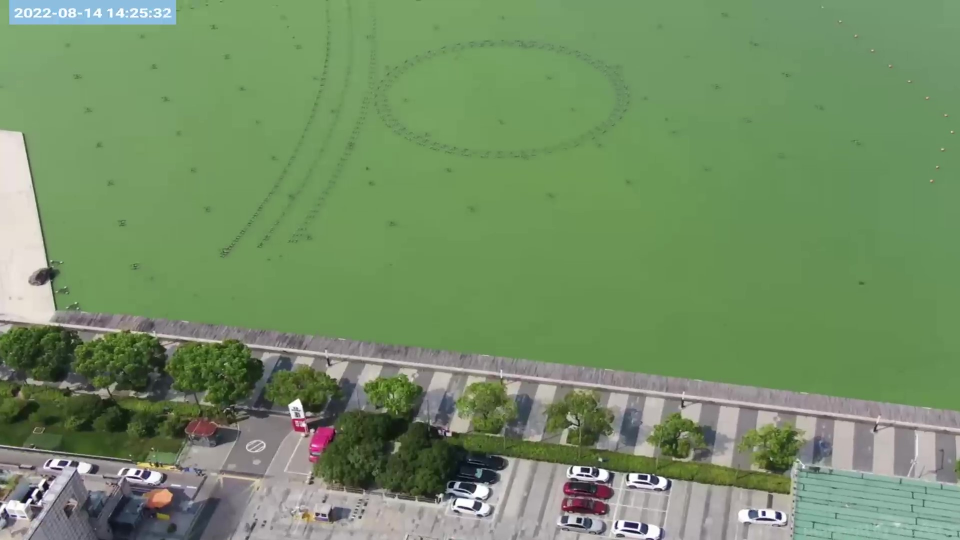
#> input picture Picmatch/ContinusePics/9.jpg, 1920 x 1080 px (shown at 1/2 size)
$ python way4.py
#> lines starting #> are read from the running program, lines starting #| are printed output that depends on the picture
"""实现对图像的缝合（注意点：需要保证左右两张图像的size一样）"""

import cv2
import numpy as np
from PIL import Image
# 设置一个至少10个匹配的条件（有MinMatchNum指定）来找目标
from matplotlib import pyplot as plt

MinMatchNum = 20
fig, ax = plt.subplots()
# 读取照片
L = cv2.imread('./ContinusePics/9.jpg')  # 左半部分
#> L is the input picture: shape (1080, 1920, 3); mean B, G, R 101.9, 142.8, 115.4
L = cv2.rotate(L,cv2.ROTATE_90_COUNTERCLOCKWISE)
#> L: shape (1920, 1080, 3)


R = cv2.imread('./ContinusePics/8.jpg')  # 右半部分
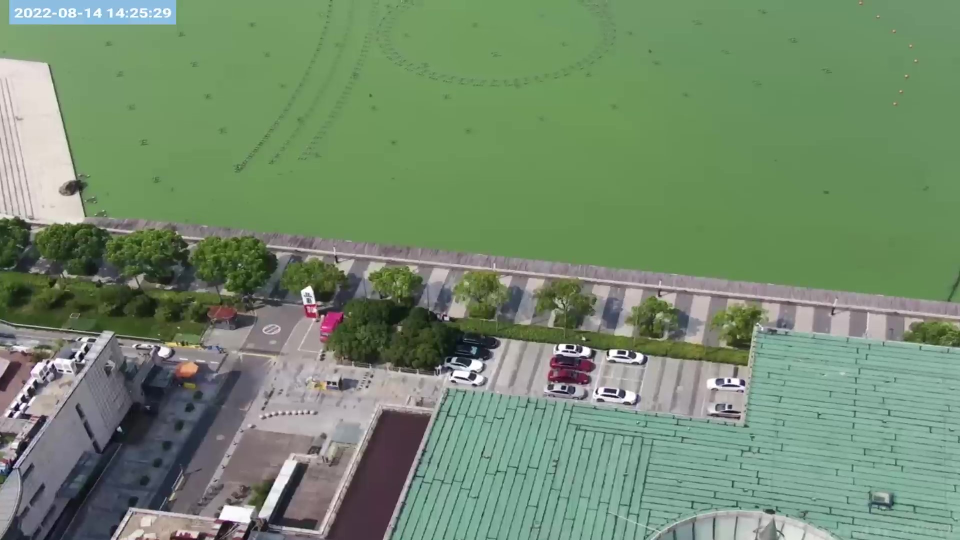
#> input picture Picmatch/ContinusePics/8.jpg, 1920 x 1080 px (shown at 1/2 size)
#> R is the input picture: shape (1080, 1920, 3); mean B, G, R 110.3, 138.8, 115.1
R = cv2.rotate(R,cv2.ROTATE_90_COUNTERCLOCKWISE)
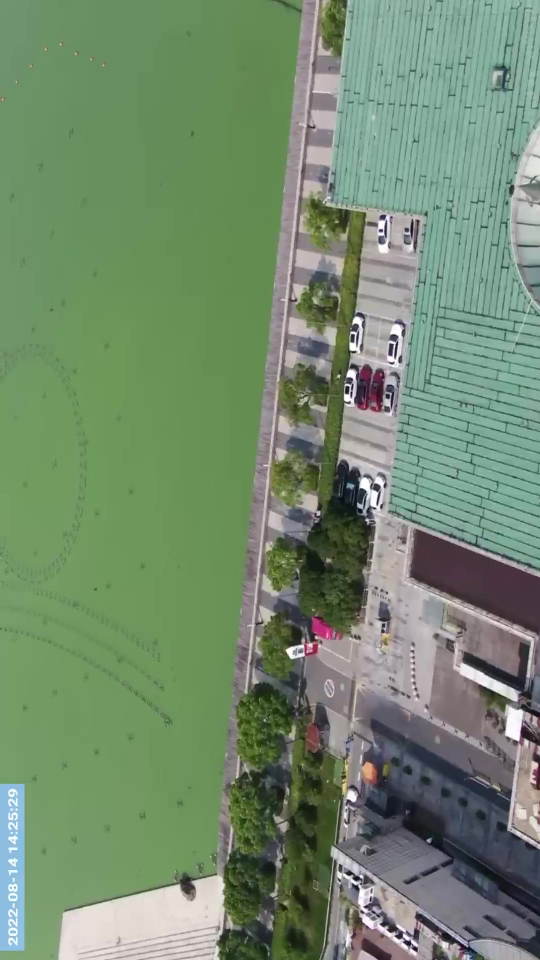
#> R: shape (1920, 1080, 3) (shown at 1/2 size); mean B, G, R 110.3, 138.8, 115.1
# 高斯滤波
L = cv2.GaussianBlur(L, (3, 3), 0)
R = cv2.GaussianBlur(R, (3, 3), 0)

# 创建sift检测器
sift = cv2.SIFT_create()

# 计算所有特征点的特征值kp和特征向量des并获取
left_kp, left_des = sift.detectAndCompute(R, None)
#> left_kp = 5752 keypoints; strongest (x, y, size): (703, 747, 11.4), (816, 1886, 7.6), (830, 1898, 6.2), (729, 967, 13.7)
right_kp, right_des = sift.detectAndCompute(L, None)
#> right_kp = 3462 keypoints; strongest (x, y, size): (1032, 362, 8.4), (949, 713, 13.1), (973, 1828, 8.8), (1001, 1861, 5.2)

# BFMatcher解决匹配，但是不好的特征值匹配较多
bf = cv2.BFMatcher()
matches = bf.knnMatch(left_des, right_des, k=2)
#> matches = 5752 matches
print(matches)
#> (printed output is left out)

# 进行特征点匹配筛选
BetterChoose = []
for i, j in matches:
    # 认为第一近的点小于第二近的点一倍以上是好的匹配BetterChoose
    if i.distance < 0.5 * j.distance:
        BetterChoose.append(i)
#> after the loop, BetterChoose = 263 matches

# 使用Ransac优化匹配结果
BetterChooseAdd = np.expand_dims(BetterChoose, 1)
match = cv2.drawMatchesKnn(L, left_kp, R, right_kp, BetterChooseAdd[:30], None, flags=2)
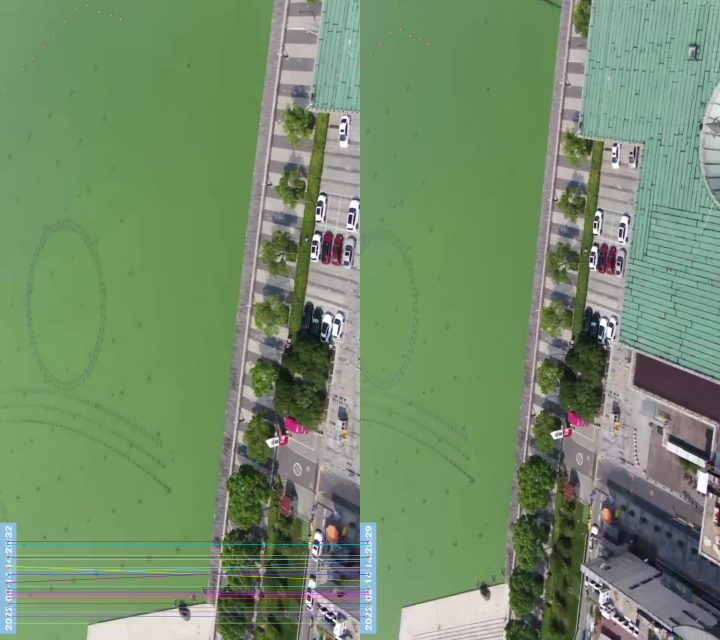
#> match: shape (1920, 2160, 3) (shown at 1/3 size); mean B, G, R 106.6, 140.8, 115.6

# 判断是否当前模型已经符合超过MinMatchNum个点
if len(BetterChoose) > MinMatchNum:
    # 获取关键点的坐标
    src_pts = np.float32([left_kp[m.queryIdx].pt for m in BetterChoose]).reshape(-1, 1, 2)
#> src_pts = 263 rows, first 8: [19.06, 1835.6], [19.25, 1849.1], [19.86, 1747.5], [20.15, 1676.7], [20.15, 1676.7], [20.32, 1702.8], [20.98, 1698.1], [21.2, 1821.1]
    dst_pts = np.float32([right_kp[m.trainIdx].pt for m in BetterChoose]).reshape(-1, 1, 2)
#> dst_pts = 263 rows, first 8: [19.14, 1835.7], [19.45, 1849.4], [20.08, 1702.7], [20.17, 1676.7], [20.17, 1676.7], [20.08, 1702.7], [20.79, 1743.2], [21.9, 1821.2]
    # 在这里调用RANSAC方法得到解H
    H, module = cv2.findHomography(src_pts, dst_pts, cv2.RANSAC, 5.0)
#> H = [[1.13, -0.000777, 121.6], [-0.0519, 1.07, -73.44], [-5.32e-05, 4.95e-07, 1]]; module = 263 values, max 1 at index 49, min 0 at index 0, mean 0.703
    wrap = cv2.warpPerspective(R, H, (R.shape[1] + R.shape[1], R.shape[0] + R.shape[0]))
    wrap[0:R.shape[0], 0:R.shape[1]] = L
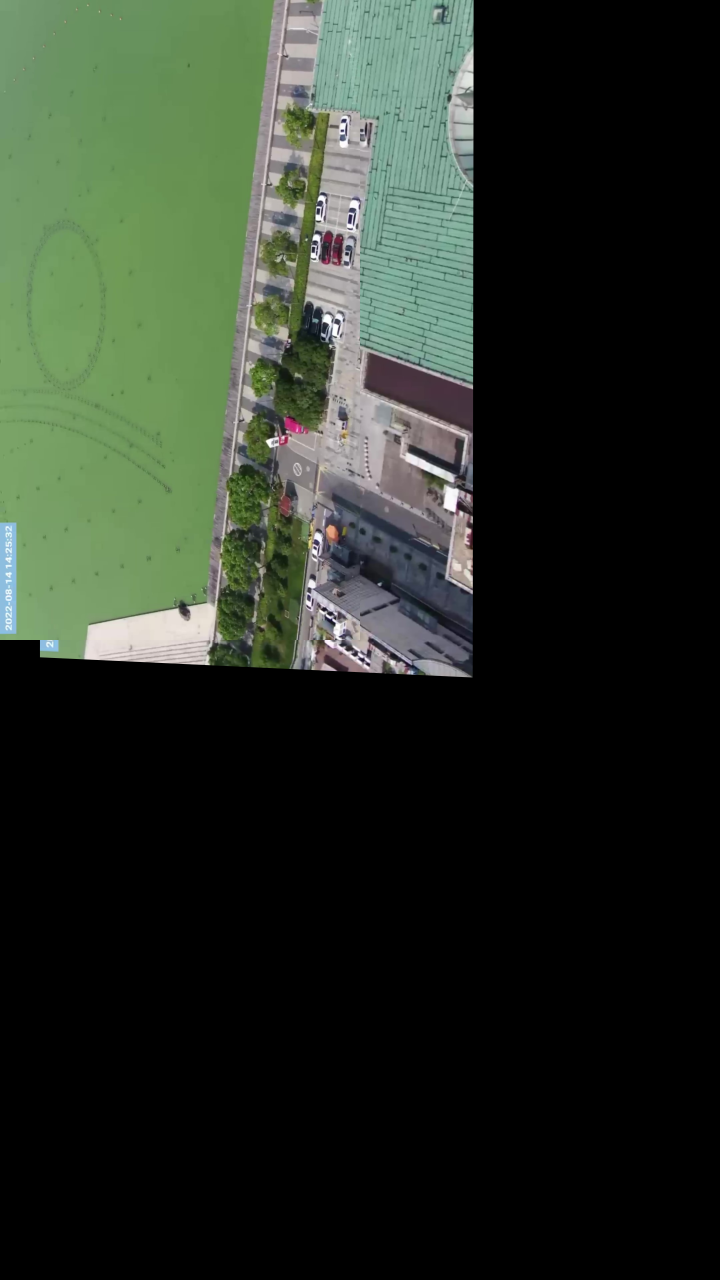
#> wrap: shape (3840, 2160, 3) (shown at 1/3 size); mean B, G, R 37.4, 48.1, 39.8
    # 得到新的位置
    rows, cols = np.where(wrap[:, :, 0] != 0)
    min_row, max_row = min(rows), max(rows) + 1
#> min_row = 0; max_row = 2033
    min_col, max_col = min(cols), max(cols) + 1
#> min_col = 0; max_col = 1421
    # 去除黑色无用部分
    LeftAndRight = wrap[min_row:max_row, min_col:max_col, :]
    for i in range(0,3):
        LeftAndRight = np.rot90(LeftAndRight)
#> this loop made 3 passes
#> pass 1, `LeftAndRight = np.rot90(LeftAndRight)`:
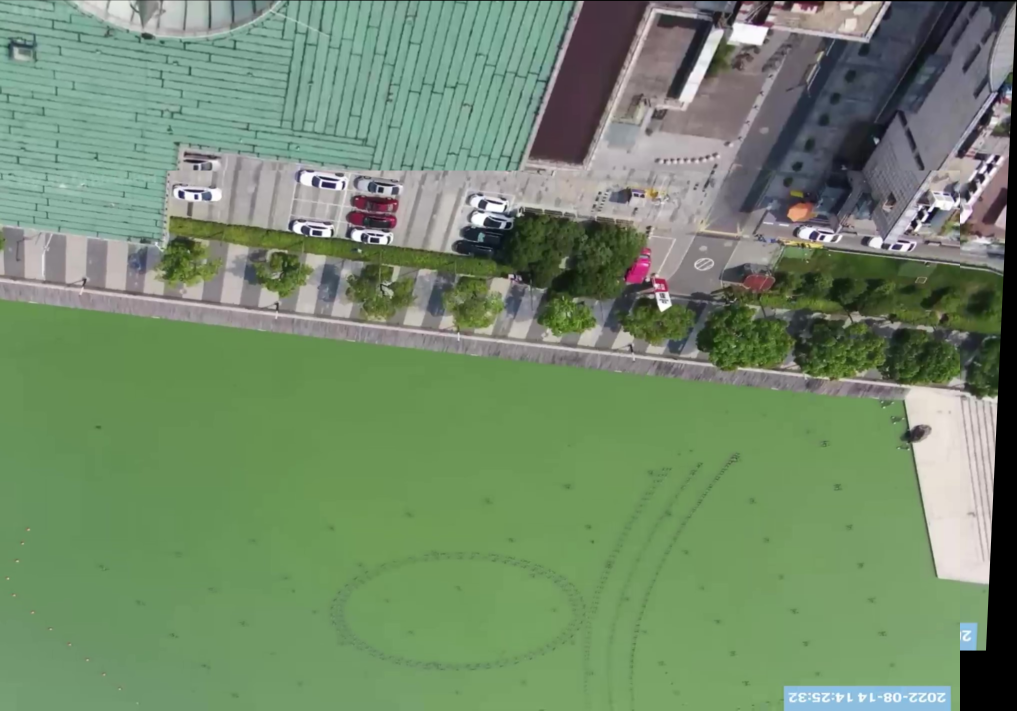
#> LeftAndRight: shape (1421, 2033, 3) (shown at 1/2 size); mean B, G, R 107.4, 138.1, 114.3
# 结果显示
scale = 0.5
# cv2.imshow('Left', cv2.resize(L, (0, 0), fx=scale, fy=scale, interpolation=cv2.INTER_NEAREST))  # 左半部分
# cv2.imshow('Right', cv2.resize(R, (0, 0), fx=scale, fy=scale, interpolation=cv2.INTER_NEAREST))  # 右半部分
# cv2.imshow('Match', cv2.resize(match, (0, 0), fx=scale, fy=scale, interpolation=cv2.INTER_NEAREST))  # 匹配结果
# cv2.imshow('LeftAndRight', cv2.resize(LeftAndRight, (0, 0), fx=scale, fy=scale, interpolation=cv2.INTER_NEAREST))  # 拼接结果

R = cv2.rotate(R,cv2.ROTATE_90_COUNTERCLOCKWISE)
#> R: shape (1080, 1920, 3)
R = cv2.rotate(R,cv2.ROTATE_90_COUNTERCLOCKWISE)
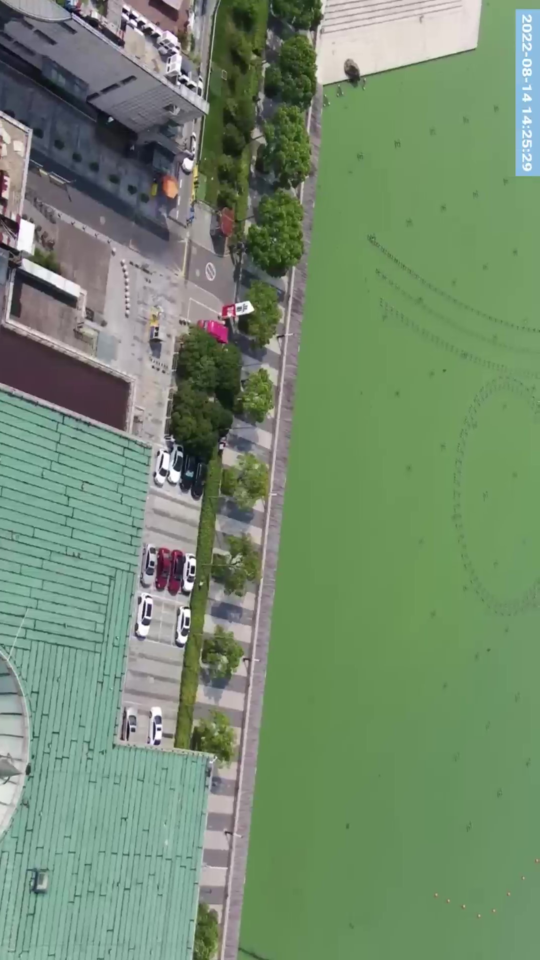
#> R: shape (1920, 1080, 3) (shown at 1/2 size); mean B, G, R 110.3, 138.8, 115.2
R = cv2.rotate(R,cv2.ROTATE_90_COUNTERCLOCKWISE)
#> R: shape (1080, 1920, 3)

L = cv2.rotate(L,cv2.ROTATE_90_COUNTERCLOCKWISE)
#> L: shape (1080, 1920, 3)
L = cv2.rotate(L,cv2.ROTATE_90_COUNTERCLOCKWISE)
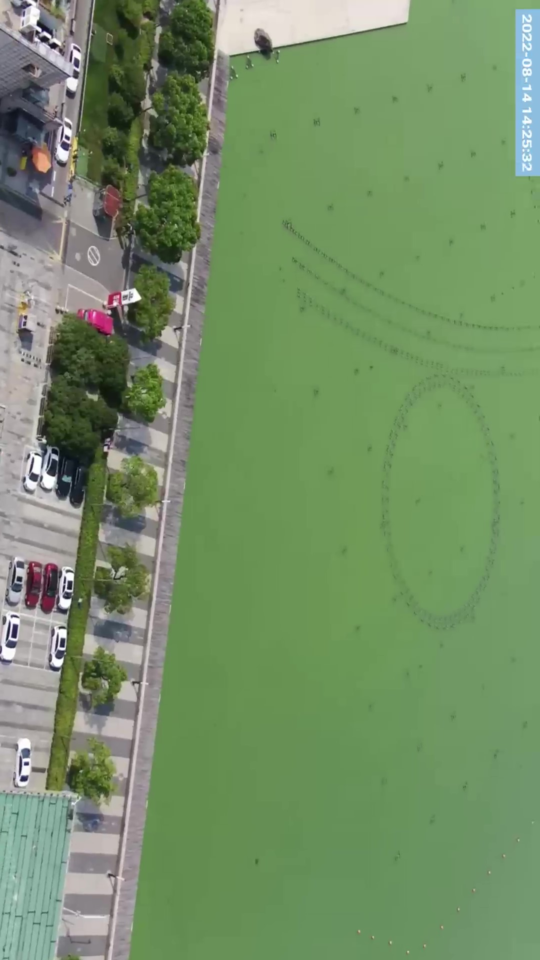
#> L: shape (1920, 1080, 3) (shown at 1/2 size); mean B, G, R 101.9, 142.9, 115.4
L = cv2.rotate(L,cv2.ROTATE_90_COUNTERCLOCKWISE)
#> L: shape (1080, 1920, 3)

plt.subplot(221), plt.imshow(L), plt.title('1')
plt.subplot(222), plt.imshow(R), plt.title('2')
plt.subplot(223), plt.imshow(LeftAndRight), plt.title('1+2')
plt.show()
#> figure, not shown here; B, G, R data is drawn as R, G, B
fig.savefig('./zipres.svg',dpi=600,format='svg')
cv2.waitKey(0)
cv2.destroyAllWindows()
